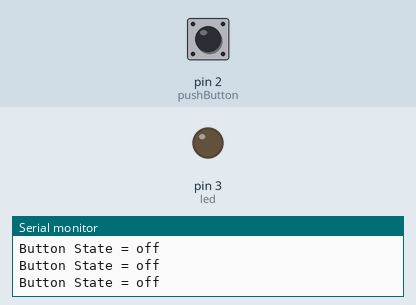
This sketch was run on a simulated Arduino Uno, built with avr-gcc and run on an emulated ATmega328P. Shown: output pins drawn as LEDs (lit = HIGH), the last lines printed to the serial monitor. Dashed ring = blinking. Inputs (shaded band) come from the test bench; at power-on: pin 2 (pushButton) LOW.

Above: at 1.2 s.
1.3 s: pin 2 (pushButton) pulled HIGH for 0.15 s
At 1.4 s:
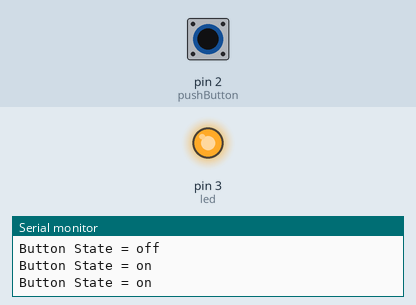
2.9 s: pin 2 (pushButton) pulled HIGH for 1 s
At 4.5 s:
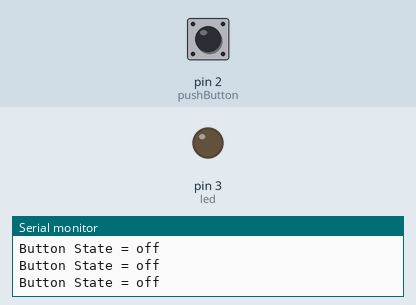
6.9 s: pin 2 (pushButton) pulsed HIGH 2 times (0.12 s each, 0.3 s apart)
At 6.97 s:
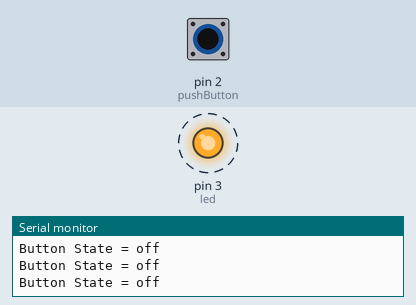
10.5 s: pin 2 (pushButton) driven HIGH
At 10.8 s:
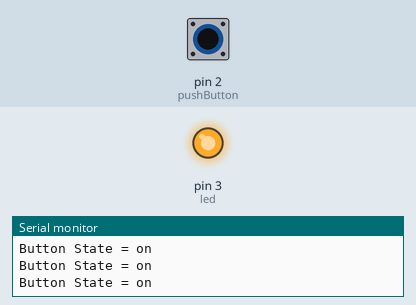
13.5 s: pin 2 (pushButton) driven LOW
At 14.4 s:
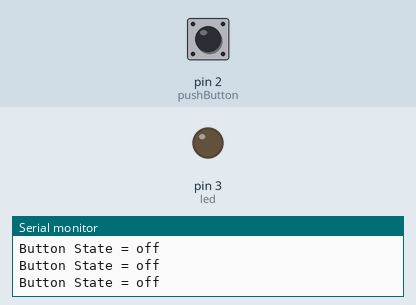
Timing chart, 0 to 16.5 s (numbered marks = the images above; inputs shaded):
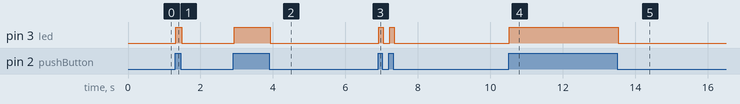

Measured:
- after the input at 1.3 s, pin 3 (led): LOW → HIGH at once, → LOW 0.16 s later
- after the input at 2.9 s, pin 3 (led): LOW → HIGH at once, → LOW 0.99 s later
- after the input at 6.9 s, pin 3 (led): alternates HIGH for 0.12 s and LOW for 0.19 s, 4 changes in all, then stays LOW, starting at once
- after the input at 10.5 s, pin 3 (led): LOW → HIGH at once
- after the input at 13.5 s, pin 3 (led): HIGH → LOW at once

The sketch:

BlinkWithButton.ino
```cpp
int led = 3;
int pushButton = 2;
void setup() {
  Serial.begin(9600);
  pinMode(pushButton, INPUT);
  pinMode(led, OUTPUT);
}
void loop() {
    int buttonState = digitalRead(pushButton);
    Serial.print("Button State = ");
    // Serial.println(buttonState);
    if(buttonState == HIGH) {
      digitalWrite(led, HIGH);
      Serial.println("on");
    } else {
     digitalWrite(led, LOW);
      Serial.println("off");
    }
    delay(1);
}
```
